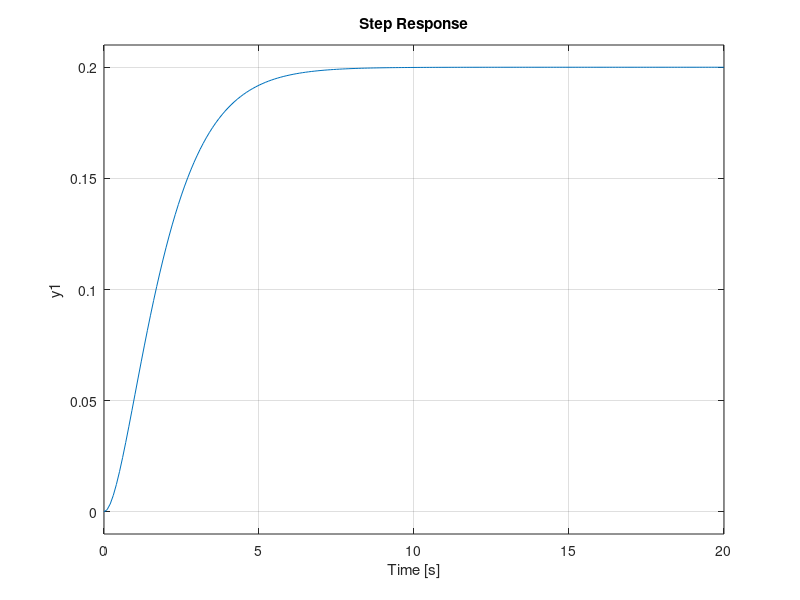

Write MATLAB code to recreate this figure.
% Clear
close
clc
close all

%% 3. Second Order Critically Damped System
% Description: Represents a critically damped system.

% G(s) = 1 / (s+1)^2
% Transfer Function
M = 5;
B = 10;
k = 5;
H_num=[1];
H_den = [M B k];

H = tf(H_num,H_den)

% Step Response
step(H,0:0.1:20)

